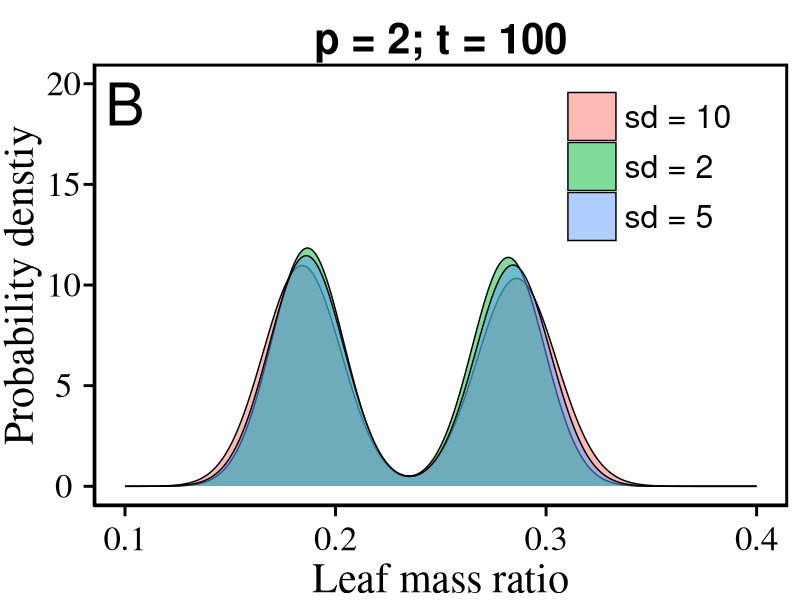
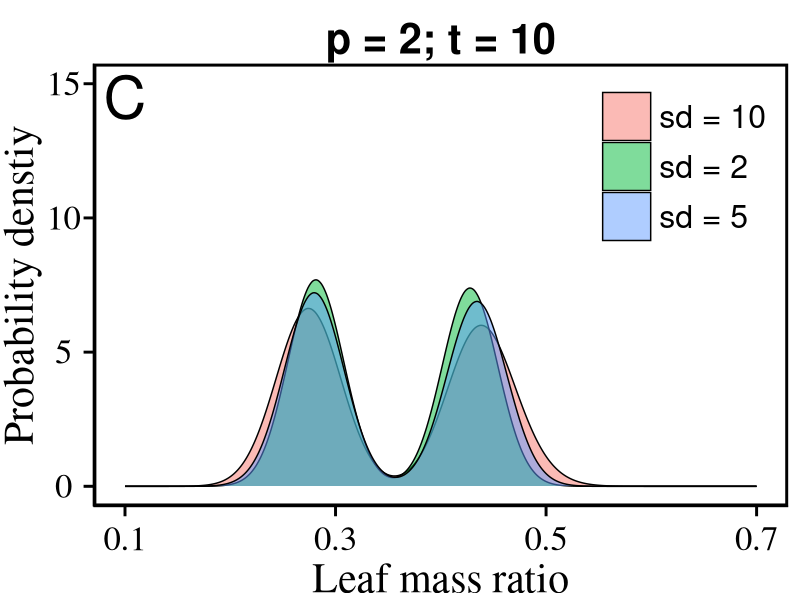
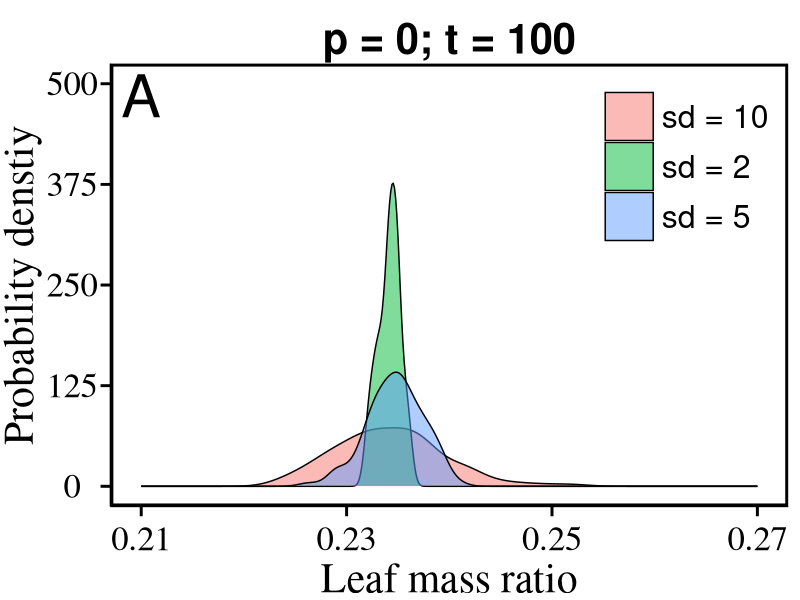
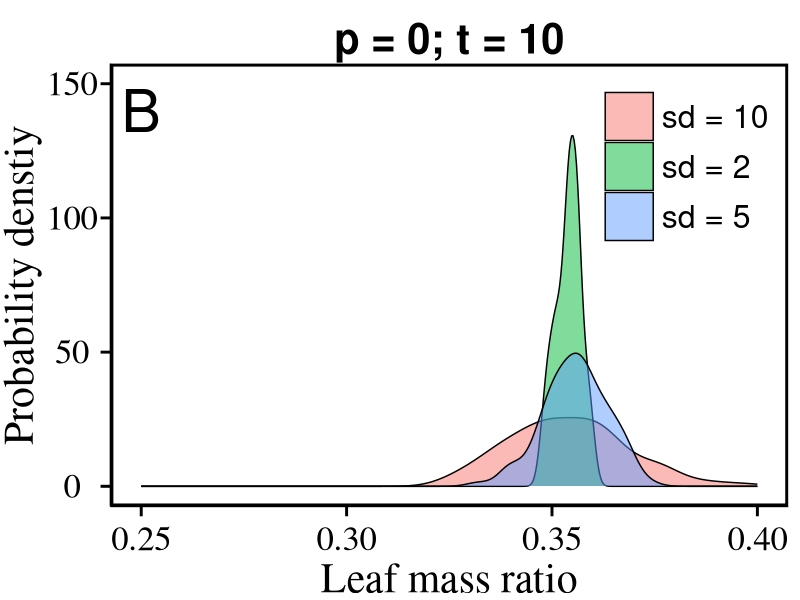
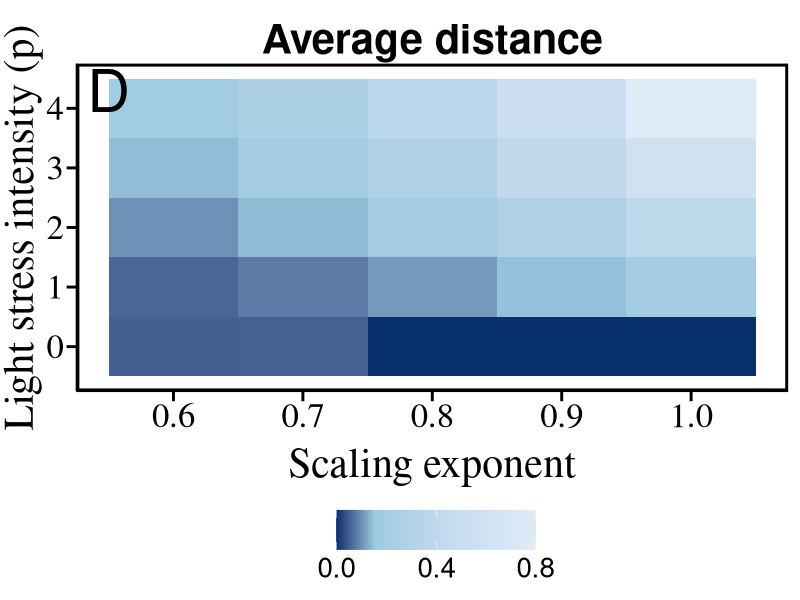
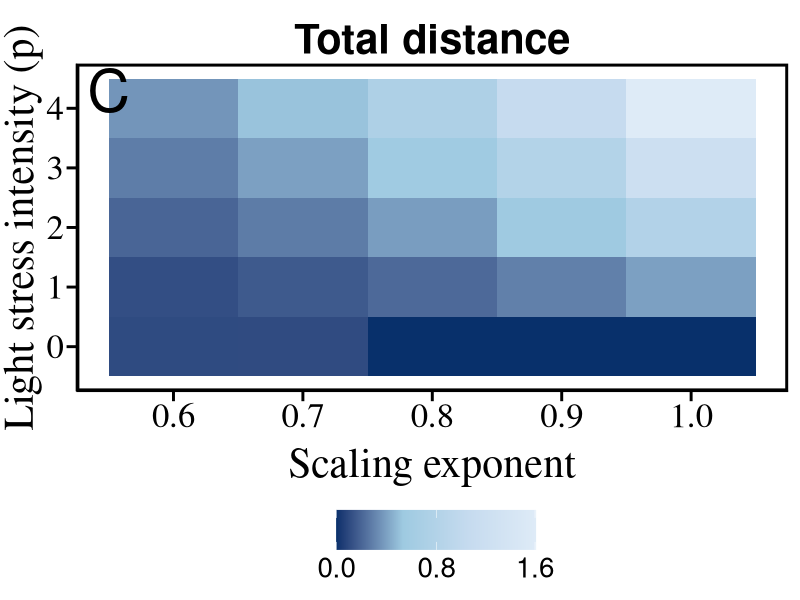
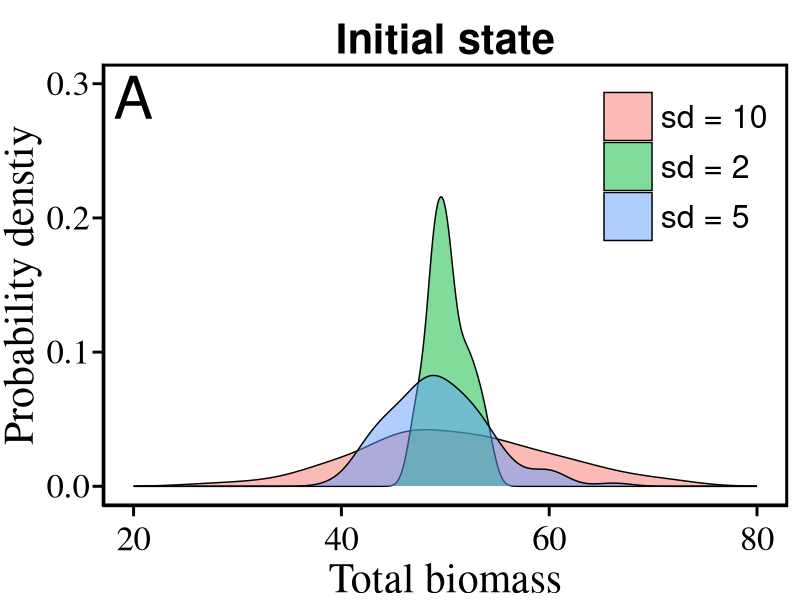

The R source for these figures, in order:
library(deSolve)
library(ggplot2)
library(patchwork)
library(pracma)
library(scales)



growth_model <- function(t, m, parameters) {
  with(as.list(parameters), {
    dm_dt <- a * m^(alpha) - (b+p/max_m) * m #WBE growth equation 
    #dm_dt <- g * m * (1-m/max_m)*(1-p/p_max)#deng equation
    return(list(dm_dt))
  })
}

set.seed(123)  
random_numbers1 <- rnorm(100, mean = 50, sd = 10)
random_numbers2 <- rnorm(100, mean = 50, sd = 5)
random_numbers3 <- rnorm(100, mean = 50, sd = 2)

random_numbers1=sort(random_numbers1)
random_numbers2=sort(random_numbers2)
random_numbers3=sort(random_numbers3)
rand_tot=data.frame(tot_sd10=random_numbers1,tot_sd5=random_numbers2,tot_sd2=random_numbers3)
totmass_v=c(random_numbers1,random_numbers2,random_numbers3)


g=0.1
a <- 0.1  
b <- 0.01  
###################
#without competition  WBE growth equation
p=0
p_max=10
alpha=0.75
theta=0.5
beta=1
max_m=1000000
leafratio=matrix(nrow=100,ncol=100);int_lf=end_lf=matrix(nrow=100,ncol=3)
#df=list()
for (j in 1:3){
for (i in 1:100){
  m0=rand_tot[i,j]

times <- seq(1, 100, by = 1)  

out <- ode(y = m0, times = times, func = growth_model, parms = c(a = a, b = b,p=p))
total=out[,2]
  if(i<theta*100){leafratio[,i]=beta*(1+p/p_max)*total^(alpha-1)}
  if(i>=theta*100){leafratio[,i]=beta*(1-p/p_max)*total^(alpha-1)}
}
  
  int_lf[,j]=round(leafratio[10,],4)#t=10
  end_lf[,j]=round(leafratio[100,],4)
}
int_df=c(int_lf[,1],int_lf[,2],int_lf[,3])
end_df=c(end_lf[,1],end_lf[,2],end_lf[,3])
class=c(rep("sd = 10",100),rep("sd = 5",100),rep("sd = 2",100))
df=data.frame(int_df=int_df,end_df=end_df,class=class,totmass_v=totmass_v)

totalmass=ggplot(df,aes(x = totmass_v,fill = class)) + geom_density(alpha=0.5)+
  labs(title = "Initial state", x = "Total biomass",y="Probability denstiy") +
  annotate("text",x=20, y=0.29, label="A",angle = 0,size=15,family="sans")+
  theme(axis.text=element_text(size=25,family="serif",colour = "black"),
        axis.text.y=element_text(size=25,family="serif",angle=0,colour = "black",hjust = 0.5,vjust = 0.5),
        axis.text.x=element_text(size=25,family="serif",angle=0,colour = "black",vjust = 0.0),
        axis.title=element_text(size=30,family="serif", angle=0, face="plain"),
        axis.title.x = element_text(vjust=0.0),
        axis.line=element_line(size = 0.5, colour = "black", linetype=1),
        axis.ticks.length = unit(0.25, "cm"),
        axis.ticks = element_line(size = 1, color="black"),
        plot.background = element_rect(fill = "white", color = NA), 
        panel.border = element_rect(size = 2.0,colour = "black",fill = "NA", linetype=1),
        panel.background = element_rect(fill = "white", color = NA),
        legend.position = c(0.85,0.8), 
        legend.background = element_rect(fill = "NA", color = NA),
        legend.text =element_text(size = 23,color='black'),
        legend.title = element_text(size = 16,color=NA),
        legend.direction="vertical", #horizontal; vertical
        legend.key.size = unit(2.5,'line'), # space between legend text
        plot.title = element_text(size=30, hjust=0.5, color = "black", face = "bold",
                                  margin = margin(b = -0.0, t = 0.4, l = 0, unit = "cm")),
        plot.margin = margin(t=0.2, r=0.3, b=0.2, l=0.12, "cm"))+
  scale_x_continuous(breaks=seq(20,80,by=20),limits=c(20,80))+
  scale_y_continuous(breaks=seq(0,0.3,by=0.1),limits=c(0,0.3))


nocom_t10=ggplot(df,aes(x = int_df,fill = class)) + geom_density(alpha=0.5)+
  labs(title = "p = 0; t = 10", x = "Leaf mass ratio",y="Probability denstiy") +
  annotate("text",x=0.25, y=140, label="B",angle = 0,size=15,family="sans")+
  theme(axis.text=element_text(size=25,family="serif",colour = "black"),
        axis.text.y=element_text(size=25,family="serif",angle=0,colour = "black",hjust = 0.5,vjust = 0.5),
        axis.text.x=element_text(size=25,family="serif",angle=0,colour = "black",vjust = 0.0),
        axis.title=element_text(size=30,family="serif", angle=0, face="plain"),
        axis.title.x = element_text(vjust=0.0),
        axis.line=element_line(size = 0.5, colour = "black", linetype=1),
        axis.ticks.length = unit(0.25, "cm"),
        axis.ticks = element_line(size = 1, color="black"),
        plot.background = element_rect(fill = "white", color = NA), 
        panel.border = element_rect(size = 2.0,colour = "black",fill = "NA", linetype=1),
        panel.background = element_rect(fill = "white", color = NA),
        legend.position = c(0.85,0.8), 
        legend.background = element_rect(fill = "NA", color = NA),
        legend.text =element_text(size = 23,color='black'),
        legend.title = element_text(size = 16,color=NA),
        legend.direction="vertical", #horizontal; vertical
        legend.key.size = unit(2.5,'line'), # space between legend text
        plot.title = element_text(size=30, hjust=0.5, color = "black", face = "bold",
                                  margin = margin(b = -0.0, t = 0.4, l = 0, unit = "cm")),
        plot.margin = margin(t=0.2, r=0.3, b=0.2, l=0.12, "cm"))+
  scale_x_continuous(breaks=seq(0.25,0.4,by=0.05),limits=c(0.25,0.4))+
  scale_y_continuous(breaks=seq(0,150,by=50),limits=c(0,150))

nocom_end=ggplot(df,aes(x = end_df,fill = class)) + geom_density(alpha=0.5)+
  labs(title = "p = 0; t = 100", x = "Leaf mass ratio",y="Probability denstiy") +
  annotate("text",x=0.21, y=485, label="A",angle = 0,size=15,family="sans")+
  theme(axis.text=element_text(size=25,family="serif",colour = "black"),
        axis.text.y=element_text(size=25,family="serif",angle=0,colour = "black",hjust = 0.5,vjust = 0.5),
        axis.text.x=element_text(size=25,family="serif",angle=0,colour = "black",vjust = 0.0),
        axis.title=element_text(size=30,family="serif", angle=0, face="plain"),
        axis.title.x = element_text(vjust=0.0),
        axis.line=element_line(size = 0.5, colour = "black", linetype=1),
        axis.ticks.length = unit(0.25, "cm"),
        axis.ticks = element_line(size = 1, color="black"),
        plot.background = element_rect(fill = "white", color = NA), 
        panel.border = element_rect(size = 2.0,colour = "black",fill = "NA", linetype=1),
        panel.background = element_rect(fill = "white", color = NA),
        legend.position = c(0.85,0.8), 
        legend.background = element_rect(fill = "NA", color = NA),
        legend.text =element_text(size = 23,color='black'),
        legend.title = element_text(size = 16,color=NA),
        legend.direction="vertical", #horizontal; vertical
        legend.key.size = unit(2.5,'line'), # space between legend text
        plot.title = element_text(size=30, hjust=0.5, color = "black", face = "bold",
                                  margin = margin(b = -0.0, t = 0.4, l = 0, unit = "cm")),
        plot.margin = margin(t=0.2, r=0.3, b=0.2, l=0.12, "cm"))+
  scale_x_continuous(breaks=seq(0.21,0.27,by=0.02),limits=c(0.21,0.27))+
  scale_y_continuous(breaks=seq(0,500,by=500/4),limits=c(0,500))
##########################
#with competition WBE growth equation
p=2
leafratio=matrix(nrow=100,ncol=100);int_lf=end_lf=matrix(nrow=100,ncol=3)
for (j in 1:3){
  for (i in 1:100){
    m0=rand_tot[i,j]

    times <- seq(1, 100, by = 1)  
    out <- ode(y = m0, times = times, func = growth_model, parms = c(a = a, b = b,p=p))
    total=out[,2]
    if(i<theta*100){leafratio[,i]=beta*(1+p/p_max)*total^(alpha-1)}
    if(i>=theta*100){leafratio[,i]=beta*(1-p/p_max)*total^(alpha-1)}
  }
  
  int_lf[,j]=round(leafratio[10,],4)
  end_lf[,j]=round(leafratio[100,],4)
}
int_df=c(int_lf[,1],int_lf[,2],int_lf[,3])
end_df=c(end_lf[,1],end_lf[,2],end_lf[,3])
class=c(rep("sd = 10",100),rep("sd = 5",100),rep("sd = 2",100))
df=data.frame(int_df=int_df,end_df=end_df,class=class)

com_t10=ggplot(df,aes(x = int_df,fill = class)) + geom_density(alpha=0.5)+
  labs(title = "p = 2; t = 10", x = "Leaf mass ratio",y="Probability denstiy") +
  annotate("text",x=0.1, y=14.5, label="C",angle = 0,size=15,family="sans")+
  theme(axis.text=element_text(size=25,family="serif",colour = "black"),
        axis.text.y=element_text(size=25,family="serif",angle=0,colour = "black",hjust = 0.5,vjust = 0.5),
        axis.text.x=element_text(size=25,family="serif",angle=0,colour = "black",vjust = 0.0),
        axis.title=element_text(size=30,family="serif", angle=0, face="plain"),
        axis.title.x = element_text(vjust=0.0),
        axis.line=element_line(size = 0.5, colour = "black", linetype=1),
        axis.ticks.length = unit(0.25, "cm"),
        axis.ticks = element_line(size = 1, color="black"),
        plot.background = element_rect(fill = "white", color = NA), 
        panel.border = element_rect(size = 2.0,colour = "black",fill = "NA", linetype=1),
        panel.background = element_rect(fill = "white", color = NA),
        legend.position = c(0.85,0.8), 
        legend.background = element_rect(fill = "NA", color = NA),
        legend.text =element_text(size = 23,color='black'),
        legend.title = element_text(size = 16,color=NA),
        legend.direction="vertical", #horizontal; vertical
        legend.key.size = unit(2.5,'line'), # space between legend text
        plot.title = element_text(size=30, hjust=0.5, color = "black", face = "bold",
                                  margin = margin(b = -0.0, t = 0.4, l = 0, unit = "cm")),
        plot.margin = margin(t=0.2, r=0.3, b=0.2, l=0.12, "cm"))+
  scale_x_continuous(breaks=seq(0.1,0.7,by=0.2),limits=c(0.1,0.7))+
  scale_y_continuous(breaks=seq(0,15,by=5),limits=c(0,15))

com_end=ggplot(df,aes(x = end_df,fill = class)) + geom_density(alpha=0.5)+
  labs(title = "p = 2; t = 100", x = "Leaf mass ratio",y="Probability denstiy") +
  annotate("text",x=0.1, y=19, label="B",angle = 0,size=15,family="sans")+
  theme(axis.text=element_text(size=25,family="serif",colour = "black"),
        axis.text.y=element_text(size=25,family="serif",angle=0,colour = "black",hjust = 0.5,vjust = 0.5),
        axis.text.x=element_text(size=25,family="serif",angle=0,colour = "black",vjust = 0.0),
        axis.title=element_text(size=30,family="serif", angle=0, face="plain"),
        axis.title.x = element_text(vjust=0.0),
        axis.line=element_line(size = 0.5, colour = "black", linetype=1),
        axis.ticks.length = unit(0.25, "cm"),
        axis.ticks = element_line(size = 1, color="black"),
        plot.background = element_rect(fill = "white", color = NA), 
        panel.border = element_rect(size = 2.0,colour = "black",fill = "NA", linetype=1),
        panel.background = element_rect(fill = "white", color = NA),
        legend.position = c(0.8,0.8), 
        legend.background = element_rect(fill = "NA", color = NA),
        legend.text =element_text(size = 23,color='black'),
        legend.title = element_text(size = 16,color=NA),
        legend.direction="vertical", #horizontal; vertical
        legend.key.size = unit(2.5,'line'), # space between legend text
        plot.title = element_text(size=30, hjust=0.5, color = "black", face = "bold",
                                  margin = margin(b = -0.0, t = 0.4, l = 0, unit = "cm")),
        plot.margin = margin(t=0.2, r=0.3, b=0.2, l=0.12, "cm"))+
  scale_x_continuous(breaks=seq(0.1,0.4,by=0.1),limits=c(0.1,0.4))+
  scale_y_continuous(breaks=seq(0,20,by=5),limits=c(0,20))

#####################################
#sensitive analyses in parameter space
alphav=c(0.6,0.7,0.8,0.9,1) #scaling exponent
pv=seq(0,4,1)  #competition
scaling_exponent=competition=total_distance=average_distance=NA
kk=1
for (ij1 in 1:length(alphav)){
  for (ij2 in 1:length(pv)){
    alpha=alphav[ij1]
    p=pv[ij2]
    
    leafratio=matrix(nrow=100,ncol=100)
    for (i in 1:100){
      m0=random_numbers1[i]
  
      times <- seq(1, 100, by = 1)  
    
      out <- ode(y = m0, times = times, func = growth_model, parms = c(a = a, b = b,p=p))
      total=out[,2]
      if(i<theta*100){leafratio[,i]=beta*(1+p/p_max)*total^(alpha-1)}
      if(i>=theta*100){leafratio[,i]=beta*(1-p/p_max)*total^(alpha-1)}
    }
    
    lf_t10=round(leafratio[10,],4)#t=10
    pdf_obj=density(lf_t10)
    peak_indices=findpeaks(pdf_obj$y, npeaks=3,minpeakheight  = 0.001, minpeakdistance = 1,sortstr=TRUE)
    peak_values <- pdf_obj$x[peak_indices[,2]]
    peak_densities <- peak_indices[,1]
    peak_df=data.frame(peak_values=peak_values,peak_densities=peak_densities,
                       scaling_exponent=rep(alpha,length(peak_densities)),competition=rep(p,length(peak_densities)))
    #peakT=rbind(peakT,peak_df)

    distance_matrix <- outer(peak_values, peak_values, function(ii, jj) abs(ii - jj))

    total_distance[kk] <- sum(distance_matrix)

    num_pairs = length(peak_values)
    if(num_pairs>1){
      total_pairs = num_pairs * (num_pairs - 1)

      average_distance[kk]=sum(distance_matrix)/total_pairs
    }else{
      average_distance[kk]=sum(distance_matrix)
    }
    scaling_exponent[kk]=alpha
    competition[kk]=p
    kk=kk+1
  }
}

distance_df=data.frame(total_distance=na.omit(total_distance),average_distance=na.omit(average_distance),
                       scaling_exponent=na.omit(scaling_exponent),competition=na.omit(competition))
sense_totdis=ggplot(distance_df,aes(x=scaling_exponent,y=competition,fill=total_distance))+geom_tile(position = "identity")+
  annotate("text",x=0.55, y=4.3, label="C",angle = 0,size=15,family="sans")+
  scale_fill_gradientn(colors = c("#08306B",  "#9ECAE1", "#C6DBEF", "#DEEBF7"), 
                       values = scales::rescale(c(0.0,0.1,0.2,0.3)), 
                       breaks = c(0.0, 0.8, 1.59), 
                       labels = c("0.0", "0.8", "1.6"))+
labs(title = "Total distance", x = "Scaling exponent", y = "Light stress intensity (p)", fill = "") +
  theme(axis.text=element_text(size=25,family="serif",colour = "black"),
        axis.title=element_text(size=30,family="serif", angle=0, face="plain"),
        axis.line=element_line(size = 0.5, colour = "black", linetype=1),
        axis.ticks.length = unit(0.25, "cm"),
        axis.ticks = element_line(size = 1, color="black"),
        axis.title.x = element_text(margin = margin(t = 10)),
        plot.background = element_rect(fill = "white", color = NA), 
        panel.border = element_rect(size = 2.0,colour = "black",fill = "NA", linetype=1),
        panel.background = element_rect(fill = "white", color = NA),
        legend.position = "bottom", 
        legend.background = element_rect(fill = "NA", color = NA),
        legend.text =element_text(size = 20,color='black'),
        legend.title = element_text(size = 25,color='black'),
        legend.direction="horizontal", #horizontal; vertical
        legend.key.size = unit(2,'line'), # space between legend text
        plot.title = element_text(size=30, hjust=0.5, color = "black", face = "bold",
                                  margin = margin(b = -0.0, t = 0.4, l = 0, unit = "cm")),
        plot.margin = margin(t=0.2, r=0.3, b=0.2, l=0.12, "cm"))

sense_avgdis=ggplot(distance_df,aes(x=scaling_exponent,y=competition,fill=average_distance))+geom_tile(position = "identity")+
  scale_fill_gradientn(colors = c("#08306B",  "#9ECAE1", "#C6DBEF", "#DEEBF7"), 
                       values = scales::rescale(c(0.05, 0.1, 0.2, 0.31)), 
                       breaks = c(0.0, 0.4,0.797), 
                       labels = c("0.0", "0.4","0.8"))+
annotate("text",x=0.55, y=4.3, label="D",angle = 0,size=15,family="sans")+
  labs(title = "Average distance", x = "Scaling exponent", y = "Light stress intensity (p)", fill = "") +
  theme(axis.text=element_text(size=25,family="serif",colour = "black"),
        axis.title=element_text(size=30,family="serif", angle=0, face="plain"),
        axis.line=element_line(size = 0.5, colour = "black", linetype=1),
        axis.ticks.length = unit(0.25, "cm"),
        axis.ticks = element_line(size = 1, color="black"),
        axis.title.x = element_text(margin = margin(t = 10)),
        plot.background = element_rect(fill = "white", color = NA), 
        panel.border = element_rect(size = 2.0,colour = "black",fill = "NA", linetype=1),
        panel.background = element_rect(fill = "white", color = NA),
        legend.position = "bottom", 
        legend.background = element_rect(fill = "NA", color = NA),
        legend.text =element_text(size = 20,color='black'),
        legend.title = element_text(size = 25,color='black'),
        legend.direction="horizontal", #horizontal; vertical
        legend.key.size = unit(2,'line'), # space between legend text
        plot.title = element_text(size=30, hjust=0.5, color = "black", face = "bold",
                                  margin = margin(b = -0.0, t = 0.4, l = 0, unit = "cm")),
        plot.margin = margin(t=0.2, r=0.3, b=0.2, l=0.12, "cm"))

#table(round(leafratio[1,],4))
#table(round(leafratio[100,],4))

#ggsave("West model_fig1.pdf",(totalmass+nocom_t10)/(com_t10+ sense_avgdis),width = 40, height = 40, units = "cm", dpi = 300) 
#ggsave("West model_fig2.pdf",(nocom_end+ com_end+sense_totdis),width = 60, height = 20, units = "cm", dpi = 300) 
